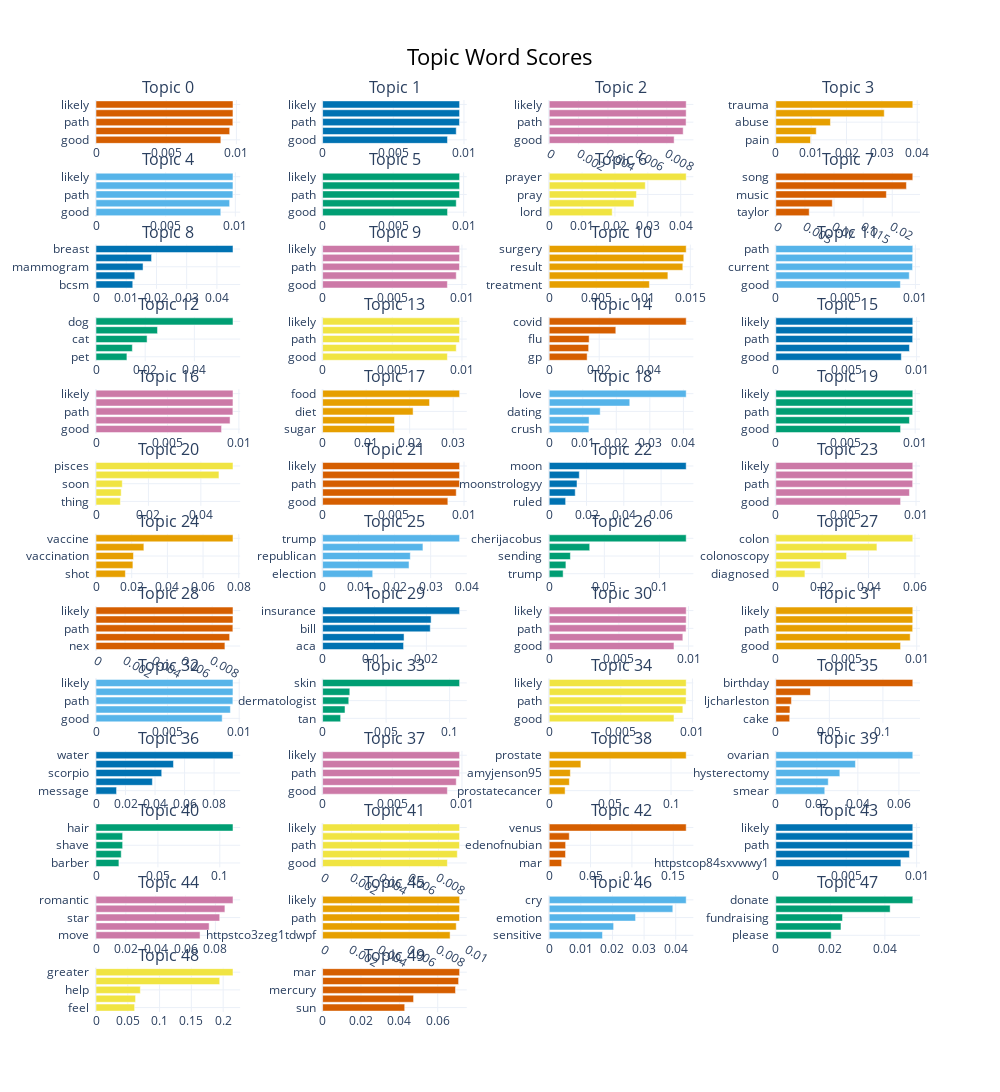

The notebook cell this image was saved under:
### Code cell
word_vectors = KeyedVectors.load_word2vec_format('/labs/sarkerlab/srajwal/BC project/GoogleNews-vectors-negative300.bin', binary=True)
# Filter Tweets with negative sentiments
df_hugging = df[df['huggingface_sentiment'] == 'POSITIVE']
df_hugging = df_hugging.reset_index(drop=True)
print(f"df shape after positive sentiment score: {df_hugging.shape}")

# Filter posts that contain treatment side-effect / negative keywords
treatment_bc_negative_keywords = ["treatment","medication","medicine","med","tablets","side effect","reaction","drug","tamoxifen","chemo","mental","emotion",
                     "lump","pain","sleep","docetaxel","oncologist","doc" "stop"]  # Keywords based on literature review of Pub_med papers (reference in main article)
print("Starting similary function now")
# Function to find similar words in a text
# def find_similar_words(text, word_vectors, uncertainty_words, threshold=0.5):
def find_similar_words(index, text, word_vectors, uncertainty_words, threshold=0.5):
    similar_words = []
    unc_words = []
    # print(f"Processing row index: {index}",flush=True)  # Print the current row index
    for word in text.lower().split():
        if word in word_vectors:
            word_embedding = word_vectors[word]
            for unc_word in uncertainty_words:
                if unc_word in word_vectors:
                    unc_embedding = word_vectors[unc_word]
                    similarity = cosine_similarity([word_embedding], [unc_embedding])[0][0]
                    if similarity > threshold:
                        similar_words.append(word)
                        similar_words.append(unc_word)
                        break
    return similar_words

df_hugging['similar_uncertainty_words'] = [find_similar_words(idx, row['text'], word_vectors, treatment_bc_negative_keywords) for idx, row in df_hugging.iterrows()]
df_hugging = df_hugging[df_hugging['similar_uncertainty_words'].str.len() > 0].copy()
print(f"df_hugging.shape: {df_hugging.shape}",flush=True)
self_reported_texts = df_hugging['text'].to_list()  # Extracting tweets of self reported BC with negative sentiments
topic_model = BERTopic(verbose=True)
topics, probs = topic_model.fit_transform(self_reported_texts)
topic_model.visualize_barchart(top_n_topics=50) # Visualize Topic Modelling Figure

### Figure 1 — Plotly figure (JSON) as saved in the notebook; plotly's stock layout.template omitted (floating-point values rounded to 4 significant figures)
{"data": [{"marker": {"color": "#D55E00"}, "orientation": "h", "type": "bar", "x": [0.008894, 0.009525, 0.00975, 0.009757, 0.009759], "xaxis": "x", "y": ["good  ", "feeling  ", "path  ", "current  ", "likely  "], "yaxis": "y"}, {"marker": {"color": "#0072B2"}, "orientation": "h", "type": "bar", "x": [0.008836, 0.009455, 0.009684, 0.00969, 0.009692], "xaxis": "x2", "y": ["good  ", "feeling  ", "path  ", "current  ", "likely  "], "yaxis": "y2"}, {"marker": {"color": "#CC79A7"}, "orientation": "h", "type": "bar", "x": [0.008503, 0.009118, 0.009315, 0.009321, 0.009323], "xaxis": "x3", "y": ["good  ", "feeling  ", "path  ", "current  ", "likely  "], "yaxis": "y3"}, {"marker": {"color": "#E69F00"}, "orientation": "h", "type": "bar", "x": [0.009824, 0.01145, 0.01546, 0.03067, 0.03875], "xaxis": "x4", "y": ["pain  ", "sexual  ", "abuse  ", "survivor  ", "trauma  "], "yaxis": "y4"}, {"marker": {"color": "#56B4E9"}, "orientation": "h", "type": "bar", "x": [0.008954, 0.00959, 0.009822, 0.009828, 0.00983], "xaxis": "x5", "y": ["good  ", "feeling  ", "path  ", "current  ", "likely  "], "yaxis": "y5"}, {"marker": {"color": "#009E73"}, "orientation": "h", "type": "bar", "x": [0.00886, 0.009476, 0.009705, 0.009712, 0.009714], "xaxis": "x6", "y": ["good  ", "feeling  ", "path  ", "current  ", "likely  "], "yaxis": "y6"}, {"marker": {"color": "#F0E442"}, "orientation": "h", "type": "bar", "x": [0.01917, 0.02579, 0.02653, 0.02922, 0.04166], "xaxis": "x7", "y": ["lord  ", "god  ", "pray  ", "jesus  ", "prayer  "], "yaxis": "y7"}, {"marker": {"color": "#D55E00"}, "orientation": "h", "type": "bar", "x": [0.005737, 0.009704, 0.01899, 0.02243, 0.02353], "xaxis": "x8", "y": ["taylor  ", "album  ", "music  ", "amp  ", "song  "], "yaxis": "y8"}, {"marker": {"color": "#0072B2"}, "orientation": "h", "type": "bar", "x": [0.01216, 0.01283, 0.01557, 0.01838, 0.04532], "xaxis": "x9", "y": ["bcsm  ", "mastectomy  ", "mammogram  ", "breastcancer  ", "breast  "], "yaxis": "y9"}, {"marker": {"color": "#CC79A7"}, "orientation": "h", "type": "bar", "x": [0.008954, 0.00959, 0.009822, 0.009828, 0.00983], "xaxis": "x10", "y": ["good  ", "feeling  ", "path  ", "current  ", "likely  "], "yaxis": "y10"}, {"marker": {"color": "#E69F00"}, "orientation": "h", "type": "bar", "x": [0.01065, 0.01262, 0.0142, 0.01431, 0.01456], "xaxis": "x11", "y": ["treatment  ", "biopsy  ", "result  ", "scan  ", "surgery  "], "yaxis": "y11"}, {"marker": {"color": "#56B4E9"}, "orientation": "h", "type": "bar", "x": [0.008925, 0.009559, 0.009796, 0.009798, 0.009811], "xaxis": "x12", "y": ["good  ", "feeling  ", "current  ", "likely  ", "path  "], "yaxis": "y12"}, {"marker": {"color": "#009E73"}, "orientation": "h", "type": "bar", "x": [0.01257, 0.01478, 0.02078, 0.02501, 0.05571], "xaxis": "x13", "y": ["pet  ", "pup  ", "cat  ", "vet  ", "dog  "], "yaxis": "y13"}, {"marker": {"color": "#F0E442"}, "orientation": "h", "type": "bar", "x": [0.008954, 0.00959, 0.009822, 0.009828, 0.00983], "xaxis": "x14", "y": ["good  ", "feeling  ", "path  ", "current  ", "likely  "], "yaxis": "y14"}, {"marker": {"color": "#D55E00"}, "orientation": "h", "type": "bar", "x": [0.01517, 0.01577, 0.01597, 0.02664, 0.0548], "xaxis": "x15", "y": ["gp  ", "cough  ", "flu  ", "covid19  ", "covid  "], "yaxis": "y15"}, {"marker": {"color": "#0072B2"}, "orientation": "h", "type": "bar", "x": [0.008917, 0.009493, 0.009723, 0.009729, 0.009732], "xaxis": "x16", "y": ["good  ", "feeling  ", "path  ", "current  ", "likely  "], "yaxis": "y16"}, {"marker": {"color": "#CC79A7"}, "orientation": "h", "type": "bar", "x": [0.008787, 0.009382, 0.009579, 0.009585, 0.009587], "xaxis": "x17", "y": ["good  ", "feeling  ", "path  ", "current  ", "likely  "], "yaxis": "y17"}, {"marker": {"color": "#E69F00"}, "orientation": "h", "type": "bar", "x": [0.01651, 0.01652, 0.02079, 0.02457, 0.03147], "xaxis": "x18", "y": ["sugar  ", "coffee  ", "diet  ", "eat  ", "food  "], "yaxis": "y18"}, {"marker": {"color": "#56B4E9"}, "orientation": "h", "type": "bar", "x": [0.01183, 0.01189, 0.0152, 0.02401, 0.04084], "xaxis": "x19", "y": ["crush  ", "different  ", "dating  ", "rising  ", "love  "], "yaxis": "y19"}, {"marker": {"color": "#009E73"}, "orientation": "h", "type": "bar", "x": [0.008954, 0.00959, 0.009822, 0.009828, 0.00983], "xaxis": "x20", "y": ["good  ", "feeling  ", "path  ", "current  ", "likely  "], "yaxis": "y20"}, {"marker": {"color": "#F0E442"}, "orientation": "h", "type": "bar", "x": [0.009296, 0.009606, 0.01003, 0.04689, 0.05225], "xaxis": "x21", "y": ["thing  ", "person  ", "soon  ", "scorpio  ", "pisces  "], "yaxis": "y21"}, {"marker": {"color": "#D55E00"}, "orientation": "h", "type": "bar", "x": [0.008856, 0.009449, 0.009678, 0.009684, 0.009686], "xaxis": "x22", "y": ["good  ", "feeling  ", "path  ", "current  ", "likely  "], "yaxis": "y22"}, {"marker": {"color": "#0072B2"}, "orientation": "h", "type": "bar", "x": [0.008813, 0.01396, 0.01491, 0.01613, 0.07345], "xaxis": "x23", "y": ["ruled  ", "feel  ", "moonstrologyy  ", "emotion  ", "moon  "], "yaxis": "y23"}, {"marker": {"color": "#CC79A7"}, "orientation": "h", "type": "bar", "x": [0.008898, 0.00953, 0.00976, 0.009766, 0.009769], "xaxis": "x24", "y": ["good  ", "feeling  ", "path  ", "current  ", "likely  "], "yaxis": "y24"}, {"marker": {"color": "#E69F00"}, "orientation": "h", "type": "bar", "x": [0.01647, 0.02068, 0.02099, 0.02682, 0.07677], "xaxis": "x25", "y": ["shot  ", "covid  ", "vaccination  ", "vaccinated  ", "vaccine  "], "yaxis": "y25"}, {"marker": {"color": "#56B4E9"}, "orientation": "h", "type": "bar", "x": [0.01391, 0.02399, 0.02435, 0.02785, 0.03803], "xaxis": "x26", "y": ["election  ", "biden  ", "republican  ", "president  ", "trump  "], "yaxis": "y26"}, {"marker": {"color": "#009E73"}, "orientation": "h", "type": "bar", "x": [0.01264, 0.01515, 0.01924, 0.03674, 0.1243], "xaxis": "x27", "y": ["trump  ", "positive  ", "sending  ", "cheri  ", "cherijacobus  "], "yaxis": "y27"}, {"marker": {"color": "#F0E442"}, "orientation": "h", "type": "bar", "x": [0.01256, 0.01924, 0.03052, 0.04361, 0.05909], "xaxis": "x28", "y": ["diagnosed  ", "colorectal  ", "colonoscopy  ", "bowel  ", "colon  "], "yaxis": "y28"}, {"marker": {"color": "#D55E00"}, "orientation": "h", "type": "bar", "x": [0.008876, 0.009202, 0.009425, 0.009431, 0.009433], "xaxis": "x29", "y": ["nex  ", "feeling  ", "path  ", "current  ", "likely  "], "yaxis": "y29"}, {"marker": {"color": "#0072B2"}, "orientation": "h", "type": "bar", "x": [0.0156, 0.0157, 0.02075, 0.02091, 0.0264], "xaxis": "x30", "y": ["aca  ", "nh  ", "bill  ", "pay  ", "insurance  "], "yaxis": "y30"}, {"marker": {"color": "#CC79A7"}, "orientation": "h", "type": "bar", "x": [0.008954, 0.00959, 0.009822, 0.009828, 0.00983], "xaxis": "x31", "y": ["good  ", "feeling  ", "path  ", "current  ", "likely  "], "yaxis": "y31"}, {"marker": {"color": "#E69F00"}, "orientation": "h", "type": "bar", "x": [0.008856, 0.009537, 0.009714, 0.00972, 0.009722], "xaxis": "x32", "y": ["good  ", "feeling  ", "path  ", "current  ", "likely  "], "yaxis": "y32"}, {"marker": {"color": "#56B4E9"}, "orientation": "h", "type": "bar", "x": [0.008813, 0.009386, 0.009559, 0.009565, 0.009567], "xaxis": "x33", "y": ["good  ", "feeling  ", "path  ", "current  ", "likely  "], "yaxis": "y33"}, {"marker": {"color": "#009E73"}, "orientation": "h", "type": "bar", "x": [0.0142, 0.01764, 0.02059, 0.02142, 0.1078], "xaxis": "x34", "y": ["tan  ", "tanning  ", "dermatologist  ", "sunscreen  ", "skin  "], "yaxis": "y34"}, {"marker": {"color": "#F0E442"}, "orientation": "h", "type": "bar", "x": [0.008714, 0.009332, 0.009558, 0.009564, 0.009566], "xaxis": "x35", "y": ["good  ", "feeling  ", "path  ", "current  ", "likely  "], "yaxis": "y35"}, {"marker": {"color": "#D55E00"}, "orientation": "h", "type": "bar", "x": [0.01295, 0.01319, 0.01458, 0.03238, 0.1279], "xaxis": "x36", "y": ["cake  ", "bday  ", "ljcharleston  ", "happy  ", "birthday  "], "yaxis": "y36"}, {"marker": {"color": "#0072B2"}, "orientation": "h", "type": "bar", "x": [0.01393, 0.03819, 0.04452, 0.05248, 0.0928], "xaxis": "x37", "y": ["message  ", "pisces  ", "scorpio  ", "sign  ", "water  "], "yaxis": "y37"}, {"marker": {"color": "#CC79A7"}, "orientation": "h", "type": "bar", "x": [0.008954, 0.00959, 0.009822, 0.009828, 0.00983], "xaxis": "x38", "y": ["good  ", "feeling  ", "path  ", "current  ", "likely  "], "yaxis": "y38"}, {"marker": {"color": "#E69F00"}, "orientation": "h", "type": "bar", "x": [0.01306, 0.01655, 0.01738, 0.02598, 0.1125], "xaxis": "x39", "y": ["prostatecancer  ", "senthomtillis  ", "amyjenson95  ", "psa  ", "prostate  "], "yaxis": "y39"}, {"marker": {"color": "#56B4E9"}, "orientation": "h", "type": "bar", "x": [0.02387, 0.02557, 0.03121, 0.03882, 0.06677], "xaxis": "x40", "y": ["smear  ", "menopause  ", "hysterectomy  ", "cervical  ", "ovarian  "], "yaxis": "y40"}, {"marker": {"color": "#009E73"}, "orientation": "h", "type": "bar", "x": [0.01851, 0.02038, 0.02151, 0.02151, 0.1107], "xaxis": "x41", "y": ["barber  ", "shaved  ", "shave  ", "wig  ", "hair  "], "yaxis": "y41"}, {"marker": {"color": "#F0E442"}, "orientation": "h", "type": "bar", "x": [0.008615, 0.009299, 0.00945, 0.009456, 0.009458], "xaxis": "x42", "y": ["good  ", "feeling  ", "path  ", "current  ", "likely  "], "yaxis": "y42"}, {"marker": {"color": "#D55E00"}, "orientation": "h", "type": "bar", "x": [0.01506, 0.01974, 0.01986, 0.02426, 0.1656], "xaxis": "x43", "y": ["mar  ", "love  ", "edenofnubian  ", "childofuranus  ", "venus  "], "yaxis": "y43"}, {"marker": {"color": "#0072B2"}, "orientation": "h", "type": "bar", "x": [0.008882, 0.009489, 0.009719, 0.009725, 0.009727], "xaxis": "x44", "y": ["httpstcop84sxvwwy1  ", "feeling  ", "path  ", "current  ", "likely  "], "yaxis": "y44"}, {"marker": {"color": "#CC79A7"}, "orientation": "h", "type": "bar", "x": [0.06971, 0.0758, 0.08288, 0.08637, 0.09178], "xaxis": "x45", "y": ["move  ", "entering  ", "star  ", "focus  ", "romantic  "], "yaxis": "y45"}, {"marker": {"color": "#E69F00"}, "orientation": "h", "type": "bar", "x": [0.008841, 0.009267, 0.009491, 0.009497, 0.009499], "xaxis": "x46", "y": ["httpstco3zeg1tdwpf  ", "feeling  ", "path  ", "current  ", "likely  "], "yaxis": "y46"}, {"marker": {"color": "#56B4E9"}, "orientation": "h", "type": "bar", "x": [0.01685, 0.02036, 0.02731, 0.03908, 0.04331], "xaxis": "x47", "y": ["sensitive  ", "emotionally  ", "emotion  ", "emotional  ", "cry  "], "yaxis": "y47"}, {"marker": {"color": "#009E73"}, "orientation": "h", "type": "bar", "x": [0.02031, 0.0239, 0.02446, 0.04194, 0.05025], "xaxis": "x48", "y": ["please  ", "gofundme  ", "fundraising  ", "donation  ", "donate  "], "yaxis": "y48"}, {"marker": {"color": "#F0E442"}, "orientation": "h", "type": "bar", "x": [0.06074, 0.06223, 0.06975, 0.1946, 0.2155], "xaxis": "x49", "y": ["feel  ", "today  ", "help  ", "social  ", "greater  "], "yaxis": "y49"}, {"marker": {"color": "#D55E00"}, "orientation": "h", "type": "bar", "x": [0.04279, 0.0474, 0.06925, 0.07086, 0.07138], "xaxis": "x50", "y": ["sun  ", "aries  ", "mercury  ", "venus  ", "mar  "], "yaxis": "y50"}], "layout": {"annotations": [{"font": {"size": 16}, "showarrow": false, "text": "Topic 0", "x": 0.0875, "xanchor": "center", "xref": "paper", "y": 1.0, "yanchor": "bottom", "yref": "paper"}, {"font": {"size": 16}, "showarrow": false, "text": "Topic 1", "x": 0.3625, "xanchor": "center", "xref": "paper", "y": 1.0, "yanchor": "bottom", "yref": "paper"}, {"font": {"size": 16}, "showarrow": false, "text": "Topic 2", "x": 0.6375, "xanchor": "center", "xref": "paper", "y": 1.0, "yanchor": "bottom", "yref": "paper"}, {"font": {"size": 16}, "showarrow": false, "text": "Topic 3", "x": 0.9125, "xanchor": "center", "xref": "paper", "y": 1.0, "yanchor": "bottom", "yref": "paper"}, {"font": {"size": 16}, "showarrow": false, "text": "Topic 4", "x": 0.0875, "xanchor": "center", "xref": "paper", "y": 0.9207, "yanchor": "bottom", "yref": "paper"}, {"font": {"size": 16}, "showarrow": false, "text": "Topic 5", "x": 0.3625, "xanchor": "center", "xref": "paper", "y": 0.9207, "yanchor": "bottom", "yref": "paper"}, {"font": {"size": 16}, "showarrow": false, "text": "Topic 6", "x": 0.6375, "xanchor": "center", "xref": "paper", "y": 0.9207, "yanchor": "bottom", "yref": "paper"}, {"font": {"size": 16}, "showarrow": false, "text": "Topic 7", "x": 0.9125, "xanchor": "center", "xref": "paper", "y": 0.9207, "yanchor": "bottom", "yref": "paper"}, {"font": {"size": 16}, "showarrow": false, "text": "Topic 8", "x": 0.0875, "xanchor": "center", "xref": "paper", "y": 0.8414, "yanchor": "bottom", "yref": "paper"}, {"font": {"size": 16}, "showarrow": false, "text": "Topic 9", "x": 0.3625, "xanchor": "center", "xref": "paper", "y": 0.8414, "yanchor": "bottom", "yref": "paper"}, {"font": {"size": 16}, "showarrow": false, "text": "Topic 10", "x": 0.6375, "xanchor": "center", "xref": "paper", "y": 0.8414, "yanchor": "bottom", "yref": "paper"}, {"font": {"size": 16}, "showarrow": false, "text": "Topic 11", "x": 0.9125, "xanchor": "center", "xref": "paper", "y": 0.8414, "yanchor": "bottom", "yref": "paper"}, {"font": {"size": 16}, "showarrow": false, "text": "Topic 12", "x": 0.0875, "xanchor": "center", "xref": "paper", "y": 0.7621, "yanchor": "bottom", "yref": "paper"}, {"font": {"size": 16}, "showarrow": false, "text": "Topic 13", "x": 0.3625, "xanchor": "center", "xref": "paper", "y": 0.7621, "yanchor": "bottom", "yref": "paper"}, {"font": {"size": 16}, "showarrow": false, "text": "Topic 14", "x": 0.6375, "xanchor": "center", "xref": "paper", "y": 0.7621, "yanchor": "bottom", "yref": "paper"}, {"font": {"size": 16}, "showarrow": false, "text": "Topic 15", "x": 0.9125, "xanchor": "center", "xref": "paper", "y": 0.7621, "yanchor": "bottom", "yref": "paper"}, {"font": {"size": 16}, "showarrow": false, "text": "Topic 16", "x": 0.0875, "xanchor": "center", "xref": "paper", "y": 0.6828, "yanchor": "bottom", "yref": "paper"}, {"font": {"size": 16}, "showarrow": false, "text": "Topic 17", "x": 0.3625, "xanchor": "center", "xref": "paper", "y": 0.6828, "yanchor": "bottom", "yref": "paper"}, {"font": {"size": 16}, "showarrow": false, "text": "Topic 18", "x": 0.6375, "xanchor": "center", "xref": "paper", "y": 0.6828, "yanchor": "bottom", "yref": "paper"}, {"font": {"size": 16}, "showarrow": false, "text": "Topic 19", "x": 0.9125, "xanchor": "center", "xref": "paper", "y": 0.6828, "yanchor": "bottom", "yref": "paper"}, {"font": {"size": 16}, "showarrow": false, "text": "Topic 20", "x": 0.0875, "xanchor": "center", "xref": "paper", "y": 0.6036, "yanchor": "bottom", "yref": "paper"}, {"font": {"size": 16}, "showarrow": false, "text": "Topic 21", "x": 0.3625, "xanchor": "center", "xref": "paper", "y": 0.6036, "yanchor": "bottom", "yref": "paper"}, {"font": {"size": 16}, "showarrow": false, "text": "Topic 22", "x": 0.6375, "xanchor": "center", "xref": "paper", "y": 0.6036, "yanchor": "bottom", "yref": "paper"}, {"font": {"size": 16}, "showarrow": false, "text": "Topic 23", "x": 0.9125, "xanchor": "center", "xref": "paper", "y": 0.6036, "yanchor": "bottom", "yref": "paper"}, {"font": {"size": 16}, "showarrow": false, "text": "Topic 24", "x": 0.0875, "xanchor": "center", "xref": "paper", "y": 0.5243, "yanchor": "bottom", "yref": "paper"}, {"font": {"size": 16}, "showarrow": false, "text": "Topic 25", "x": 0.3625, "xanchor": "center", "xref": "paper", "y": 0.5243, "yanchor": "bottom", "yref": "paper"}, {"font": {"size": 16}, "showarrow": false, "text": "Topic 26", "x": 0.6375, "xanchor": "center", "xref": "paper", "y": 0.5243, "yanchor": "bottom", "yref": "paper"}, {"font": {"size": 16}, "showarrow": false, "text": "Topic 27", "x": 0.9125, "xanchor": "center", "xref": "paper", "y": 0.5243, "yanchor": "bottom", "yref": "paper"}, {"font": {"size": 16}, "showarrow": false, "text": "Topic 28", "x": 0.0875, "xanchor": "center", "xref": "paper", "y": 0.445, "yanchor": "bottom", "yref": "paper"}, {"font": {"size": 16}, "showarrow": false, "text": "Topic 29", "x": 0.3625, "xanchor": "center", "xref": "paper", "y": 0.445, "yanchor": "bottom", "yref": "paper"}, {"font": {"size": 16}, "showarrow": false, "text": "Topic 30", "x": 0.6375, "xanchor": "center", "xref": "paper", "y": 0.445, "yanchor": "bottom", "yref": "paper"}, {"font": {"size": 16}, "showarrow": false, "text": "Topic 31", "x": 0.9125, "xanchor": "center", "xref": "paper", "y": 0.445, "yanchor": "bottom", "yref": "paper"}, {"font": {"size": 16}, "showarrow": false, "text": "Topic 32", "x": 0.0875, "xanchor": "center", "xref": "paper", "y": 0.3657, "yanchor": "bottom", "yref": "paper"}, {"font": {"size": 16}, "showarrow": false, "text": "Topic 33", "x": 0.3625, "xanchor": "center", "xref": "paper", "y": 0.3657, "yanchor": "bottom", "yref": "paper"}, {"font": {"size": 16}, "showarrow": false, "text": "Topic 34", "x": 0.6375, "xanchor": "center", "xref": "paper", "y": 0.3657, "yanchor": "bottom", "yref": "paper"}, {"font": {"size": 16}, "showarrow": false, "text": "Topic 35", "x": 0.9125, "xanchor": "center", "xref": "paper", "y": 0.3657, "yanchor": "bottom", "yref": "paper"}, {"font": {"size": 16}, "showarrow": false, "text": "Topic 36", "x": 0.0875, "xanchor": "center", "xref": "paper", "y": 0.2864, "yanchor": "bottom", "yref": "paper"}, {"font": {"size": 16}, "showarrow": false, "text": "Topic 37", "x": 0.3625, "xanchor": "center", "xref": "paper", "y": 0.2864, "yanchor": "bottom", "yref": "paper"}, {"font": {"size": 16}, "showarrow": false, "text": "Topic 38", "x": 0.6375, "xanchor": "center", "xref": "paper", "y": 0.2864, "yanchor": "bottom", "yref": "paper"}, {"font": {"size": 16}, "showarrow": false, "text": "Topic 39", "x": 0.9125, "xanchor": "center", "xref": "paper", "y": 0.2864, "yanchor": "bottom", "yref": "paper"}, {"font": {"size": 16}, "showarrow": false, "text": "Topic 40", "x": 0.0875, "xanchor": "center", "xref": "paper", "y": 0.2071, "yanchor": "bottom", "yref": "paper"}, {"font": {"size": 16}, "showarrow": false, "text": "Topic 41", "x": 0.3625, "xanchor": "center", "xref": "paper", "y": 0.2071, "yanchor": "bottom", "yref": "paper"}, {"font": {"size": 16}, "showarrow": false, "text": "Topic 42", "x": 0.6375, "xanchor": "center", "xref": "paper", "y": 0.2071, "yanchor": "bottom", "yref": "paper"}, {"font": {"size": 16}, "showarrow": false, "text": "Topic 43", "x": 0.9125, "xanchor": "center", "xref": "paper", "y": 0.2071, "yanchor": "bottom", "yref": "paper"}, {"font": {"size": 16}, "showarrow": false, "text": "Topic 44", "x": 0.0875, "xanchor": "center", "xref": "paper", "y": 0.1278, "yanchor": "bottom", "yref": "paper"}, {"font": {"size": 16}, "showarrow": false, "text": "Topic 45", "x": 0.3625, "xanchor": "center", "xref": "paper", "y": 0.1278, "yanchor": "bottom", "yref": "paper"}, {"font": {"size": 16}, "showarrow": false, "text": "Topic 46", "x": 0.6375, "xanchor": "center", "xref": "paper", "y": 0.1278, "yanchor": "bottom", "yref": "paper"}, {"font": {"size": 16}, "showarrow": false, "text": "Topic 47", "x": 0.9125, "xanchor": "center", "xref": "paper", "y": 0.1278, "yanchor": "bottom", "yref": "paper"}, {"font": {"size": 16}, "showarrow": false, "text": "Topic 48", "x": 0.0875, "xanchor": "center", "xref": "paper", "y": 0.04852, "yanchor": "bottom", "yref": "paper"}, {"font": {"size": 16}, "showarrow": false, "text": "Topic 49", "x": 0.3625, "xanchor": "center", "xref": "paper", "y": 0.04852, "yanchor": "bottom", "yref": "paper"}], "height": 3250, "hoverlabel": {"bgcolor": "white", "font": {"family": "Rockwell", "size": 16}}, "showlegend": false, "title": {"font": {"color": "Black", "size": 22}, "text": "Topic Word Scores", "x": 0.5, "xanchor": "center", "yanchor": "top"}, "width": 1000, "xaxis": {"anchor": "y", "autorange": true, "domain": [0, 0.175], "range": [0, 0.01027], "showgrid": true, "type": "linear"}, "xaxis10": {"anchor": "y10", "autorange": true, "domain": [0.275, 0.45], "range": [0, 0.01035], "showgrid": true, "type": "linear"}, "xaxis11": {"anchor": "y11", "autorange": true, "domain": [0.55, 0.725], "range": [0, 0.01533], "showgrid": true, "type": "linear"}, "xaxis12": {"anchor": "y12", "autorange": true, "domain": [0.825, 1], "range": [0, 0.01033], "showgrid": true, "type": "linear"}, "xaxis13": {"anchor": "y13", "autorange": true, "domain": [0, 0.175], "range": [0, 0.05864], "showgrid": true, "type": "linear"}, "xaxis14": {"anchor": "y14", "autorange": true, "domain": [0.275, 0.45], "range": [0, 0.01035], "showgrid": true, "type": "linear"}, "xaxis15": {"anchor": "y15", "autorange": true, "domain": [0.55, 0.725], "range": [0, 0.05768], "showgrid": true, "type": "linear"}, "xaxis16": {"anchor": "y16", "autorange": true, "domain": [0.825, 1], "range": [0, 0.01024], "showgrid": true, "type": "linear"}, "xaxis17": {"anchor": "y17", "autorange": true, "domain": [0, 0.175], "range": [0, 0.01009], "showgrid": true, "type": "linear"}, "xaxis18": {"anchor": "y18", "autorange": true, "domain": [0.275, 0.45], "range": [0, 0.03313], "showgrid": true, "type": "linear"}, "xaxis19": {"anchor": "y19", "autorange": true, "domain": [0.55, 0.725], "range": [0, 0.04298], "showgrid": true, "type": "linear"}, "xaxis2": {"anchor": "y2", "autorange": true, "domain": [0.275, 0.45], "range": [0, 0.0102], "showgrid": true, "type": "linear"}, "xaxis20": {"anchor": "y20", "autorange": true, "domain": [0.825, 1], "range": [0, 0.01035], "showgrid": true, "type": "linear"}, "xaxis21": {"anchor": "y21", "autorange": true, "domain": [0, 0.175], "range": [0, 0.055], "showgrid": true, "type": "linear"}, "xaxis22": {"anchor": "y22", "autorange": true, "domain": [0.275, 0.45], "range": [0, 0.0102], "showgrid": true, "type": "linear"}, "xaxis23": {"anchor": "y23", "autorange": true, "domain": [0.55, 0.725], "range": [0, 0.07731], "showgrid": true, "type": "linear"}, "xaxis24": {"anchor": "y24", "autorange": true, "domain": [0.825, 1], "range": [0, 0.01028], "showgrid": true, "type": "linear"}, "xaxis25": {"anchor": "y25", "autorange": true, "domain": [0, 0.175], "range": [0, 0.08081], "showgrid": true, "type": "linear"}, "xaxis26": {"anchor": "y26", "autorange": true, "domain": [0.275, 0.45], "range": [0, 0.04003], "showgrid": true, "type": "linear"}, "xaxis27": {"anchor": "y27", "autorange": true, "domain": [0.55, 0.725], "range": [0, 0.1308], "showgrid": true, "type": "linear"}, "xaxis28": {"anchor": "y28", "autorange": true, "domain": [0.825, 1], "range": [0, 0.0622], "showgrid": true, "type": "linear"}, "xaxis29": {"anchor": "y29", "autorange": true, "domain": [0, 0.175], "range": [0, 0.00993], "showgrid": true, "type": "linear"}, "xaxis3": {"anchor": "y3", "autorange": true, "domain": [0.55, 0.725], "range": [0, 0.009814], "showgrid": true, "type": "linear"}, "xaxis30": {"anchor": "y30", "autorange": true, "domain": [0.275, 0.45], "range": [0, 0.02779], "showgrid": true, "type": "linear"}, "xaxis31": {"anchor": "y31", "autorange": true, "domain": [0.55, 0.725], "range": [0, 0.01035], "showgrid": true, "type": "linear"}, "xaxis32": {"anchor": "y32", "autorange": true, "domain": [0.825, 1], "range": [0, 0.01023], "showgrid": true, "type": "linear"}, "xaxis33": {"anchor": "y33", "autorange": true, "domain": [0, 0.175], "range": [0, 0.01007], "showgrid": true, "type": "linear"}, "xaxis34": {"anchor": "y34", "autorange": true, "domain": [0.275, 0.45], "range": [0, 0.1135], "showgrid": true, "type": "linear"}, "xaxis35": {"anchor": "y35", "autorange": true, "domain": [0.55, 0.725], "range": [0, 0.01007], "showgrid": true, "type": "linear"}, "xaxis36": {"anchor": "y36", "autorange": true, "domain": [0.825, 1], "range": [0, 0.1346], "showgrid": true, "type": "linear"}, "xaxis37": {"anchor": "y37", "autorange": true, "domain": [0, 0.175], "range": [0, 0.09768], "showgrid": true, "type": "linear"}, "xaxis38": {"anchor": "y38", "autorange": true, "domain": [0.275, 0.45], "range": [0, 0.01035], "showgrid": true, "type": "linear"}, "xaxis39": {"anchor": "y39", "autorange": true, "domain": [0.55, 0.725], "range": [0, 0.1184], "showgrid": true, "type": "linear"}, "xaxis4": {"anchor": "y4", "autorange": true, "domain": [0.825, 1], "range": [0, 0.04079], "showgrid": true, "type": "linear"}, "xaxis40": {"anchor": "y40", "autorange": true, "domain": [0.825, 1], "range": [0, 0.07028], "showgrid": true, "type": "linear"}, "xaxis41": {"anchor": "y41", "autorange": true, "domain": [0, 0.175], "range": [0, 0.1165], "showgrid": true, "type": "linear"}, "xaxis42": {"anchor": "y42", "autorange": true, "domain": [0.275, 0.45], "range": [0, 0.009956], "showgrid": true, "type": "linear"}, "xaxis43": {"anchor": "y43", "autorange": true, "domain": [0.55, 0.725], "range": [0, 0.1743], "showgrid": true, "type": "linear"}, "xaxis44": {"anchor": "y44", "autorange": true, "domain": [0.825, 1], "range": [0, 0.01024], "showgrid": true, "type": "linear"}, "xaxis45": {"anchor": "y45", "autorange": true, "domain": [0, 0.175], "range": [0, 0.09661], "showgrid": true, "type": "linear"}, "xaxis46": {"anchor": "y46", "autorange": true, "domain": [0.275, 0.45], "range": [0, 0.009999], "showgrid": true, "type": "linear"}, "xaxis47": {"anchor": "y47", "autorange": true, "domain": [0.55, 0.725], "range": [0, 0.04559], "showgrid": true, "type": "linear"}, "xaxis48": {"anchor": "y48", "autorange": true, "domain": [0.825, 1], "range": [0, 0.05289], "showgrid": true, "type": "linear"}, "xaxis49": {"anchor": "y49", "autorange": true, "domain": [0, 0.175], "range": [0, 0.2269], "showgrid": true, "type": "linear"}, "xaxis5": {"anchor": "y5", "autorange": true, "domain": [0, 0.175], "range": [0, 0.01035], "showgrid": true, "type": "linear"}, "xaxis50": {"anchor": "y50", "autorange": true, "domain": [0.275, 0.45], "range": [0, 0.07514], "showgrid": true, "type": "linear"}, "xaxis51": {"anchor": "y51", "domain": [0.55, 0.725], "showgrid": true}, "xaxis52": {"anchor": "y52", "domain": [0.825, 1], "showgrid": true}, "xaxis6": {"anchor": "y6", "autorange": true, "domain": [0.275, 0.45], "range": [0, 0.01023], "showgrid": true, "type": "linear"}, "xaxis7": {"anchor": "y7", "autorange": true, "domain": [0.55, 0.725], "range": [0, 0.04386], "showgrid": true, "type": "linear"}, "xaxis8": {"anchor": "y8", "autorange": true, "domain": [0.825, 1], "range": [0, 0.02476], "showgrid": true, "type": "linear"}, "xaxis9": {"anchor": "y9", "autorange": true, "domain": [0, 0.175], "range": [0, 0.0477], "showgrid": true, "type": "linear"}, "yaxis": {"anchor": "x", "autorange": true, "domain": [0.9515, 1.0], "range": [-0.5, 4.5], "showgrid": true, "type": "category"}, "yaxis10": {"anchor": "x10", "autorange": true, "domain": [0.7929, 0.8414], "range": [-0.5, 4.5], "showgrid": true, "type": "category"}, "yaxis11": {"anchor": "x11", "autorange": true, "domain": [0.7929, 0.8414], "range": [-0.5, 4.5], "showgrid": true, "type": "category"}, "yaxis12": {"anchor": "x12", "autorange": true, "domain": [0.7929, 0.8414], "range": [-0.5, 4.5], "showgrid": true, "type": "category"}, "yaxis13": {"anchor": "x13", "autorange": true, "domain": [0.7136, 0.7621], "range": [-0.5, 4.5], "showgrid": true, "type": "category"}, "yaxis14": {"anchor": "x14", "autorange": true, "domain": [0.7136, 0.7621], "range": [-0.5, 4.5], "showgrid": true, "type": "category"}, "yaxis15": {"anchor": "x15", "autorange": true, "domain": [0.7136, 0.7621], "range": [-0.5, 4.5], "showgrid": true, "type": "category"}, "yaxis16": {"anchor": "x16", "autorange": true, "domain": [0.7136, 0.7621], "range": [-0.5, 4.5], "showgrid": true, "type": "category"}, "yaxis17": {"anchor": "x17", "autorange": true, "domain": [0.6343, 0.6828], "range": [-0.5, 4.5], "showgrid": true, "type": "category"}, "yaxis18": {"anchor": "x18", "autorange": true, "domain": [0.6343, 0.6828], "range": [-0.5, 4.5], "showgrid": true, "type": "category"}, "yaxis19": {"anchor": "x19", "autorange": true, "domain": [0.6343, 0.6828], "range": [-0.5, 4.5], "showgrid": true, "type": "category"}, "yaxis2": {"anchor": "x2", "autorange": true, "domain": [0.9515, 1.0], "range": [-0.5, 4.5], "showgrid": true, "type": "category"}, "yaxis20": {"anchor": "x20", "autorange": true, "domain": [0.6343, 0.6828], "range": [-0.5, 4.5], "showgrid": true, "type": "category"}, "yaxis21": {"anchor": "x21", "autorange": true, "domain": [0.555, 0.6036], "range": [-0.5, 4.5], "showgrid": true, "type": "category"}, "yaxis22": {"anchor": "x22", "autorange": true, "domain": [0.555, 0.6036], "range": [-0.5, 4.5], "showgrid": true, "type": "category"}, "yaxis23": {"anchor": "x23", "autorange": true, "domain": [0.555, 0.6036], "range": [-0.5, 4.5], "showgrid": true, "type": "category"}, "yaxis24": {"anchor": "x24", "autorange": true, "domain": [0.555, 0.6036], "range": [-0.5, 4.5], "showgrid": true, "type": "category"}, "yaxis25": {"anchor": "x25", "autorange": true, "domain": [0.4757, 0.5243], "range": [-0.5, 4.5], "showgrid": true, "type": "category"}, "yaxis26": {"anchor": "x26", "autorange": true, "domain": [0.4757, 0.5243], "range": [-0.5, 4.5], "showgrid": true, "type": "category"}, "yaxis27": {"anchor": "x27", "autorange": true, "domain": [0.4757, 0.5243], "range": [-0.5, 4.5], "showgrid": true, "type": "category"}, "yaxis28": {"anchor": "x28", "autorange": true, "domain": [0.4757, 0.5243], "range": [-0.5, 4.5], "showgrid": true, "type": "category"}, "yaxis29": {"anchor": "x29", "autorange": true, "domain": [0.3964, 0.445], "range": [-0.5, 4.5], "showgrid": true, "type": "category"}, "yaxis3": {"anchor": "x3", "autorange": true, "domain": [0.9515, 1.0], "range": [-0.5, 4.5], "showgrid": true, "type": "category"}, "yaxis30": {"anchor": "x30", "autorange": true, "domain": [0.3964, 0.445], "range": [-0.5, 4.5], "showgrid": true, "type": "category"}, "yaxis31": {"anchor": "x31", "autorange": true, "domain": [0.3964, 0.445], "range": [-0.5, 4.5], "showgrid": true, "type": "category"}, "yaxis32": {"anchor": "x32", "autorange": true, "domain": [0.3964, 0.445], "range": [-0.5, 4.5], "showgrid": true, "type": "category"}, "yaxis33": {"anchor": "x33", "autorange": true, "domain": [0.3172, 0.3657], "range": [-0.5, 4.5], "showgrid": true, "type": "category"}, "yaxis34": {"anchor": "x34", "autorange": true, "domain": [0.3172, 0.3657], "range": [-0.5, 4.5], "showgrid": true, "type": "category"}, "yaxis35": {"anchor": "x35", "autorange": true, "domain": [0.3172, 0.3657], "range": [-0.5, 4.5], "showgrid": true, "type": "category"}, "yaxis36": {"anchor": "x36", "autorange": true, "domain": [0.3172, 0.3657], "range": [-0.5, 4.5], "showgrid": true, "type": "category"}, "yaxis37": {"anchor": "x37", "autorange": true, "domain": [0.2379, 0.2864], "range": [-0.5, 4.5], "showgrid": true, "type": "category"}, "yaxis38": {"anchor": "x38", "autorange": true, "domain": [0.2379, 0.2864], "range": [-0.5, 4.5], "showgrid": true, "type": "category"}, "yaxis39": {"anchor": "x39", "autorange": true, "domain": [0.2379, 0.2864], "range": [-0.5, 4.5], "showgrid": true, "type": "category"}, "yaxis4": {"anchor": "x4", "autorange": true, "domain": [0.9515, 1.0], "range": [-0.5, 4.5], "showgrid": true, "type": "category"}, "yaxis40": {"anchor": "x40", "autorange": true, "domain": [0.2379, 0.2864], "range": [-0.5, 4.5], "showgrid": true, "type": "category"}, "yaxis41": {"anchor": "x41", "autorange": true, "domain": [0.1586, 0.2071], "range": [-0.5, 4.5], "showgrid": true, "type": "category"}, "yaxis42": {"anchor": "x42", "autorange": true, "domain": [0.1586, 0.2071], "range": [-0.5, 4.5], "showgrid": true, "type": "category"}, "yaxis43": {"anchor": "x43", "autorange": true, "domain": [0.1586, 0.2071], "range": [-0.5, 4.5], "showgrid": true, "type": "category"}, "yaxis44": {"anchor": "x44", "autorange": true, "domain": [0.1586, 0.2071], "range": [-0.5, 4.5], "showgrid": true, "type": "category"}, "yaxis45": {"anchor": "x45", "autorange": true, "domain": [0.07929, 0.1278], "range": [-0.5, 4.5], "showgrid": true, "type": "category"}, "yaxis46": {"anchor": "x46", "autorange": true, "domain": [0.07929, 0.1278], "range": [-0.5, 4.5], "showgrid": true, "type": "category"}, "yaxis47": {"anchor": "x47", "autorange": true, "domain": [0.07929, 0.1278], "range": [-0.5, 4.5], "showgrid": true, "type": "category"}, "yaxis48": {"anchor": "x48", "autorange": true, "domain": [0.07929, 0.1278], "range": [-0.5, 4.5], "showgrid": true, "type": "category"}, "yaxis49": {"anchor": "x49", "autorange": true, "domain": [0, 0.04852], "range": [-0.5, 4.5], "showgrid": true, "type": "category"}, "yaxis5": {"anchor": "x5", "autorange": true, "domain": [0.8722, 0.9207], "range": [-0.5, 4.5], "showgrid": true, "type": "category"}, "yaxis50": {"anchor": "x50", "autorange": true, "domain": [0, 0.04852], "range": [-0.5, 4.5], "showgrid": true, "type": "category"}, "yaxis51": {"anchor": "x51", "domain": [0, 0.04852], "showgrid": true}, "yaxis52": {"anchor": "x52", "domain": [0, 0.04852], "showgrid": true}, "yaxis6": {"anchor": "x6", "autorange": true, "domain": [0.8722, 0.9207], "range": [-0.5, 4.5], "showgrid": true, "type": "category"}, "yaxis7": {"anchor": "x7", "autorange": true, "domain": [0.8722, 0.9207], "range": [-0.5, 4.5], "showgrid": true, "type": "category"}, "yaxis8": {"anchor": "x8", "autorange": true, "domain": [0.8722, 0.9207], "range": [-0.5, 4.5], "showgrid": true, "type": "category"}, "yaxis9": {"anchor": "x9", "autorange": true, "domain": [0.7929, 0.8414], "range": [-0.5, 4.5], "showgrid": true, "type": "category"}}}
